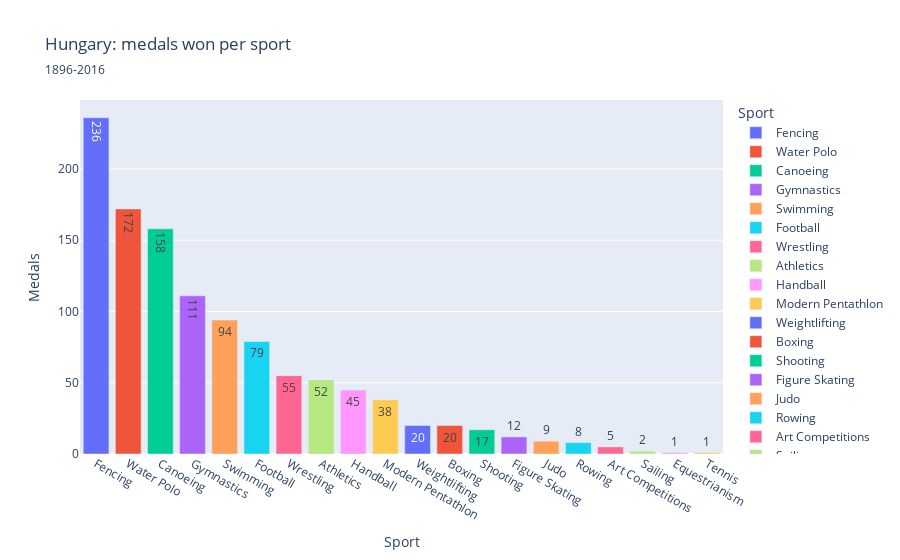

The code cell stored with this chart in its notebook:
### Markdown cell above
#### **1.2 Analyzing Hungary Statistics**

##### **1.2.1 Medals won per sport**

### Code cell
most_medals = pd.DataFrame(hun_df.groupby("Sport")["Medal"].value_counts().unstack().sum(axis=1)).rename(columns={0:"Medals"}).sort_values("Medals", ascending=False)

fig = px.bar(data_frame=most_medals,
       x=most_medals.index, 
       y="Medals", 
       title="Hungary: medals won per sport", 
       subtitle="1896-2016", 
       color=most_medals.index, 
       text_auto=True)
fig.show()

### Figure 1 — Plotly figure (JSON) as saved in the notebook; plotly's stock layout.template omitted (floating-point values rounded to 4 significant figures)
{"data": [{"hovertemplate": "Sport=%{x}<br>Medals=%{y}<extra></extra>", "legendgroup": "Fencing", "marker": {"color": "#636efa", "pattern": {"shape": ""}}, "name": "Fencing", "orientation": "v", "showlegend": true, "textposition": "auto", "texttemplate": "%{y}", "type": "bar", "x": ["Fencing"], "xaxis": "x", "y": [236.0], "yaxis": "y"}, {"hovertemplate": "Sport=%{x}<br>Medals=%{y}<extra></extra>", "legendgroup": "Water Polo", "marker": {"color": "#EF553B", "pattern": {"shape": ""}}, "name": "Water Polo", "orientation": "v", "showlegend": true, "textposition": "auto", "texttemplate": "%{y}", "type": "bar", "x": ["Water Polo"], "xaxis": "x", "y": [172.0], "yaxis": "y"}, {"hovertemplate": "Sport=%{x}<br>Medals=%{y}<extra></extra>", "legendgroup": "Canoeing", "marker": {"color": "#00cc96", "pattern": {"shape": ""}}, "name": "Canoeing", "orientation": "v", "showlegend": true, "textposition": "auto", "texttemplate": "%{y}", "type": "bar", "x": ["Canoeing"], "xaxis": "x", "y": [158.0], "yaxis": "y"}, {"hovertemplate": "Sport=%{x}<br>Medals=%{y}<extra></extra>", "legendgroup": "Gymnastics", "marker": {"color": "#ab63fa", "pattern": {"shape": ""}}, "name": "Gymnastics", "orientation": "v", "showlegend": true, "textposition": "auto", "texttemplate": "%{y}", "type": "bar", "x": ["Gymnastics"], "xaxis": "x", "y": [111.0], "yaxis": "y"}, {"hovertemplate": "Sport=%{x}<br>Medals=%{y}<extra></extra>", "legendgroup": "Swimming", "marker": {"color": "#FFA15A", "pattern": {"shape": ""}}, "name": "Swimming", "orientation": "v", "showlegend": true, "textposition": "auto", "texttemplate": "%{y}", "type": "bar", "x": ["Swimming"], "xaxis": "x", "y": [94.0], "yaxis": "y"}, {"hovertemplate": "Sport=%{x}<br>Medals=%{y}<extra></extra>", "legendgroup": "Football", "marker": {"color": "#19d3f3", "pattern": {"shape": ""}}, "name": "Football", "orientation": "v", "showlegend": true, "textposition": "auto", "texttemplate": "%{y}", "type": "bar", "x": ["Football"], "xaxis": "x", "y": [79.0], "yaxis": "y"}, {"hovertemplate": "Sport=%{x}<br>Medals=%{y}<extra></extra>", "legendgroup": "Wrestling", "marker": {"color": "#FF6692", "pattern": {"shape": ""}}, "name": "Wrestling", "orientation": "v", "showlegend": true, "textposition": "auto", "texttemplate": "%{y}", "type": "bar", "x": ["Wrestling"], "xaxis": "x", "y": [55.0], "yaxis": "y"}, {"hovertemplate": "Sport=%{x}<br>Medals=%{y}<extra></extra>", "legendgroup": "Athletics", "marker": {"color": "#B6E880", "pattern": {"shape": ""}}, "name": "Athletics", "orientation": "v", "showlegend": true, "textposition": "auto", "texttemplate": "%{y}", "type": "bar", "x": ["Athletics"], "xaxis": "x", "y": [52.0], "yaxis": "y"}, {"hovertemplate": "Sport=%{x}<br>Medals=%{y}<extra></extra>", "legendgroup": "Handball", "marker": {"color": "#FF97FF", "pattern": {"shape": ""}}, "name": "Handball", "orientation": "v", "showlegend": true, "textposition": "auto", "texttemplate": "%{y}", "type": "bar", "x": ["Handball"], "xaxis": "x", "y": [45.0], "yaxis": "y"}, {"hovertemplate": "Sport=%{x}<br>Medals=%{y}<extra></extra>", "legendgroup": "Modern Pentathlon", "marker": {"color": "#FECB52", "pattern": {"shape": ""}}, "name": "Modern Pentathlon", "orientation": "v", "showlegend": true, "textposition": "auto", "texttemplate": "%{y}", "type": "bar", "x": ["Modern Pentathlon"], "xaxis": "x", "y": [38.0], "yaxis": "y"}, {"hovertemplate": "Sport=%{x}<br>Medals=%{y}<extra></extra>", "legendgroup": "Weightlifting", "marker": {"color": "#636efa", "pattern": {"shape": ""}}, "name": "Weightlifting", "orientation": "v", "showlegend": true, "textposition": "auto", "texttemplate": "%{y}", "type": "bar", "x": ["Weightlifting"], "xaxis": "x", "y": [20.0], "yaxis": "y"}, {"hovertemplate": "Sport=%{x}<br>Medals=%{y}<extra></extra>", "legendgroup": "Boxing", "marker": {"color": "#EF553B", "pattern": {"shape": ""}}, "name": "Boxing", "orientation": "v", "showlegend": true, "textposition": "auto", "texttemplate": "%{y}", "type": "bar", "x": ["Boxing"], "xaxis": "x", "y": [20.0], "yaxis": "y"}, {"hovertemplate": "Sport=%{x}<br>Medals=%{y}<extra></extra>", "legendgroup": "Shooting", "marker": {"color": "#00cc96", "pattern": {"shape": ""}}, "name": "Shooting", "orientation": "v", "showlegend": true, "textposition": "auto", "texttemplate": "%{y}", "type": "bar", "x": ["Shooting"], "xaxis": "x", "y": [17.0], "yaxis": "y"}, {"hovertemplate": "Sport=%{x}<br>Medals=%{y}<extra></extra>", "legendgroup": "Figure Skating", "marker": {"color": "#ab63fa", "pattern": {"shape": ""}}, "name": "Figure Skating", "orientation": "v", "showlegend": true, "textposition": "auto", "texttemplate": "%{y}", "type": "bar", "x": ["Figure Skating"], "xaxis": "x", "y": [12.0], "yaxis": "y"}, {"hovertemplate": "Sport=%{x}<br>Medals=%{y}<extra></extra>", "legendgroup": "Judo", "marker": {"color": "#FFA15A", "pattern": {"shape": ""}}, "name": "Judo", "orientation": "v", "showlegend": true, "textposition": "auto", "texttemplate": "%{y}", "type": "bar", "x": ["Judo"], "xaxis": "x", "y": [9.0], "yaxis": "y"}, {"hovertemplate": "Sport=%{x}<br>Medals=%{y}<extra></extra>", "legendgroup": "Rowing", "marker": {"color": "#19d3f3", "pattern": {"shape": ""}}, "name": "Rowing", "orientation": "v", "showlegend": true, "textposition": "auto", "texttemplate": "%{y}", "type": "bar", "x": ["Rowing"], "xaxis": "x", "y": [8.0], "yaxis": "y"}, {"hovertemplate": "Sport=%{x}<br>Medals=%{y}<extra></extra>", "legendgroup": "Art Competitions", "marker": {"color": "#FF6692", "pattern": {"shape": ""}}, "name": "Art Competitions", "orientation": "v", "showlegend": true, "textposition": "auto", "texttemplate": "%{y}", "type": "bar", "x": ["Art Competitions"], "xaxis": "x", "y": [5.0], "yaxis": "y"}, {"hovertemplate": "Sport=%{x}<br>Medals=%{y}<extra></extra>", "legendgroup": "Sailing", "marker": {"color": "#B6E880", "pattern": {"shape": ""}}, "name": "Sailing", "orientation": "v", "showlegend": true, "textposition": "auto", "texttemplate": "%{y}", "type": "bar", "x": ["Sailing"], "xaxis": "x", "y": [2.0], "yaxis": "y"}, {"hovertemplate": "Sport=%{x}<br>Medals=%{y}<extra></extra>", "legendgroup": "Equestrianism", "marker": {"color": "#FF97FF", "pattern": {"shape": ""}}, "name": "Equestrianism", "orientation": "v", "showlegend": true, "textposition": "auto", "texttemplate": "%{y}", "type": "bar", "x": ["Equestrianism"], "xaxis": "x", "y": [1.0], "yaxis": "y"}, {"hovertemplate": "Sport=%{x}<br>Medals=%{y}<extra></extra>", "legendgroup": "Tennis", "marker": {"color": "#FECB52", "pattern": {"shape": ""}}, "name": "Tennis", "orientation": "v", "showlegend": true, "textposition": "auto", "texttemplate": "%{y}", "type": "bar", "x": ["Tennis"], "xaxis": "x", "y": [1.0], "yaxis": "y"}], "layout": {"barmode": "relative", "legend": {"title": {"text": "Sport"}, "tracegroupgap": 0}, "title": {"subtitle": {"text": "1896-2016"}, "text": "Hungary: medals won per sport"}, "xaxis": {"anchor": "y", "categoryarray": ["Fencing", "Water Polo", "Canoeing", "Gymnastics", "Swimming", "Football", "Wrestling", "Athletics", "Handball", "Modern Pentathlon", "Weightlifting", "Boxing", "Shooting", "Figure Skating", "Judo", "Rowing", "Art Competitions", "Sailing", "Equestrianism", "Tennis"], "categoryorder": "array", "domain": [0, 1], "title": {"text": "Sport"}}, "yaxis": {"anchor": "x", "domain": [0, 1], "title": {"text": "Medals"}}}}
